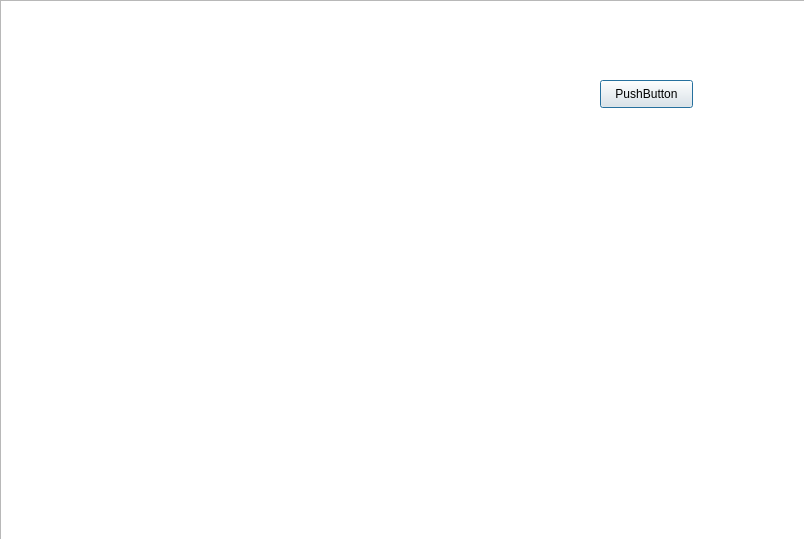
<?xml version="1.0" encoding="UTF-8"?>
<ui version="4.0">
 <class>dialog</class>
 <widget class="QDialog" name="dialog">
  <property name="geometry">
   <rect>
    <x>0</x>
    <y>0</y>
    <width>804</width>
    <height>539</height>
   </rect>
  </property>
  <property name="windowTitle">
   <string>图片展示</string>
  </property>
  <widget class="QListWidget" name="listWidget">
   <property name="geometry">
    <rect>
     <x>0</x>
     <y>0</y>
     <width>811</width>
     <height>541</height>
    </rect>
   </property>
  </widget>
  <widget class="QPushButton" name="pushButton">
   <property name="geometry">
    <rect>
     <x>600</x>
     <y>80</y>
     <width>93</width>
     <height>28</height>
    </rect>
   </property>
   <property name="text">
    <string>PushButton</string>
   </property>
  </widget>
 </widget>
 <resources/>
 <connections/>
</ui>
